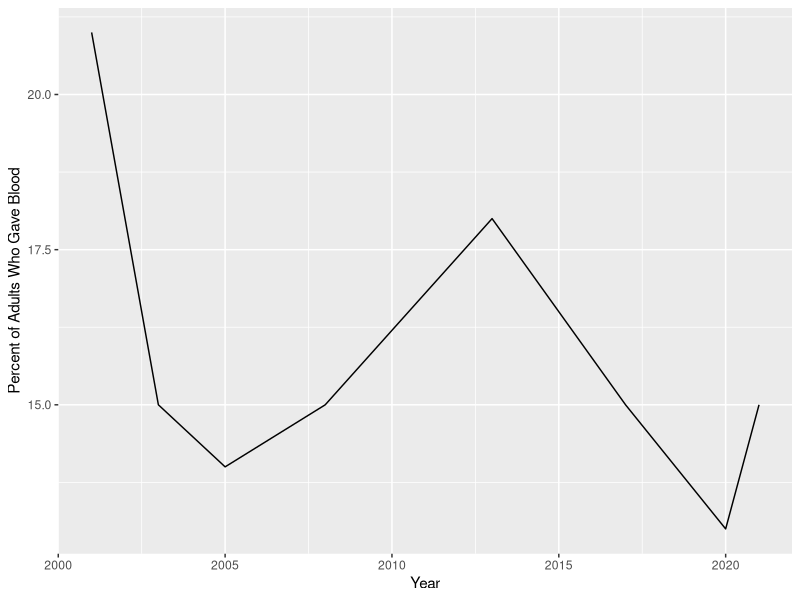

Recreate this plot in R.
#library things
library(tidyverse)
library(ggplot2)
library(dplyr)
library(stringr)

#2: percent of adults from 2001-2021 blood, line graph

data <- read.csv("../data/All Data.csv")

chart2 <- ggplot(data, aes(x = Year, y = Yes)) +
  geom_line() +
  labs(y = "Percent of Adults Who Gave Blood")

chart2
